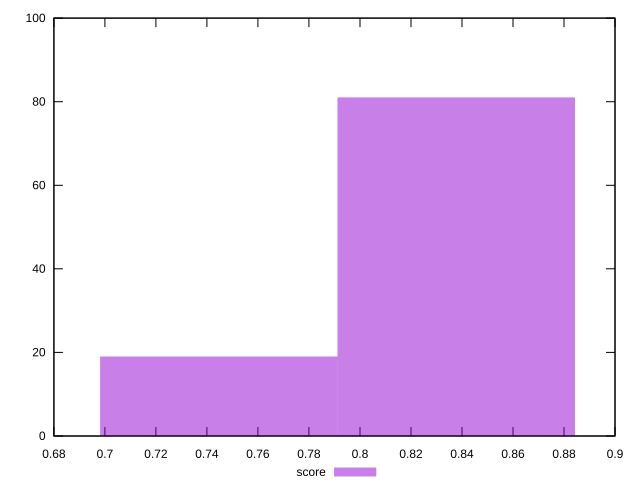

The script that saved this image:
reset
set terminal svg size 640, 490
set output "reprap/uses-http2/samples/pages+cached+noexternal+nosvg/score/histogram.svg"

$score <<EOF
0.8537308809783615 81
0.7317693265528813 19
EOF

set key outside below
set boxwidth 0.1219615544254802
set yrange [0:100]
set style fill transparent solid 0.5 noborder

plot \
  $score title "score" with boxes, \


reset
